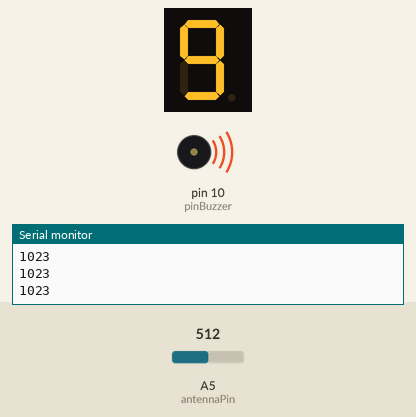
Bench run of a sketch on a simulated Arduino Uno, built with avr-gcc and run on an emulated ATmega328P. On the bench: 1-digit seven-segment display, buzzer (waves = sounding), the last lines printed to the serial monitor. Wiring (inferred from the names in the program): 1-digit 7-segment display, segments lit when HIGH: segments pin 2, pin 3, pin 4, pin 5, pin 6, pin 7, pin 8, pin 9. The inputs (shaded band) are chosen by the test bench; at power-on: A5 (antennaPin) = 512. The segment pins are drawn as the display they are named for.

Above: at 1.2 s.
1.3 s: A5 (antennaPin) set to 10
At 1.8 s:
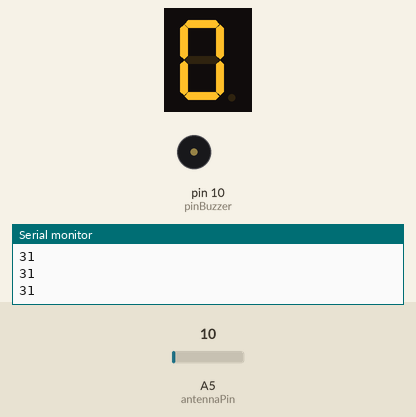
2.8 s: A5 (antennaPin) set to 31
4.3 s: A5 (antennaPin) set to 38
At 4.9 s:
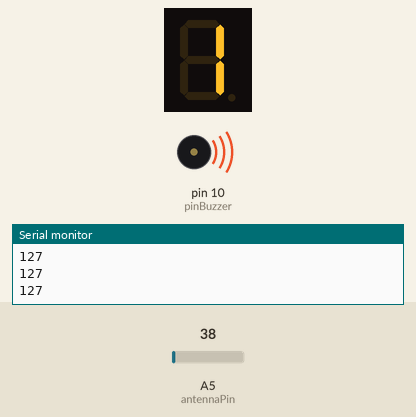
Timing chart, 0 to 7.3 s (numbered marks = the images above; inputs shaded):
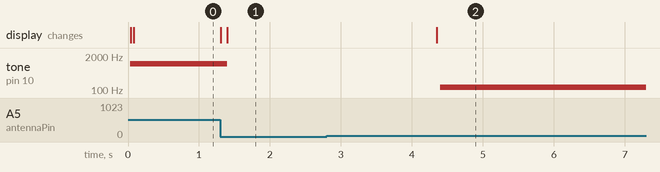

The sketch:

task3.ino
```cpp
#define pinA 2
#define pinB 3
#define pinC 4
#define pinD 5
#define pinE 6
#define pinF 7
#define pinG 8
#define pinDP 9
#define segSize 8
#define pinBuzzer 10

#define maxReadings 20

const int antennaPin = A5; // the pin of the antenna
int readingLimit = 300; // the limit for reading from the analog antenna
int val = 0; // value read from the antenna

int readings[maxReadings]; // readings from which we make an average
int index = 0;
int total = 0; // total sum of readings
int average = 0;
int number = 0;

const int noOfDigits = 10;
int dpState = 0;

int aux = 0;

int segments[segSize] = { pinA, pinB, pinC, pinD, pinE, pinF, pinG, pinDP };

byte digitMatrix[noOfDigits][segSize - 1] = {
// a  b  c  d  e  f  g
  {1, 1, 1, 1, 1, 1, 0}, // 0
  {0, 1, 1, 0, 0, 0, 0}, // 1
  {1, 1, 0, 1, 1, 0, 1}, // 2
  {1, 1, 1, 1, 0, 0, 1}, // 3
  {0, 1, 1, 0, 0, 1, 1}, // 4
  {1, 0, 1, 1, 0, 1, 1}, // 5
  {1, 0, 1, 1, 1, 1, 1}, // 6
  {1, 1, 1, 0, 0, 0, 0}, // 7
  {1, 1, 1, 1, 1, 1, 1}, // 8
  {1, 1, 1, 1, 0, 1, 1}  // 9
};


void displayNumber(byte digit, byte decimalPoint) {
  // lights a number to the 7 segment digit display.
  for (int i = 0; i < segSize - 1; i++) {
    digitalWrite(segments[i], digitMatrix[digit][i]);
  }

  // write the decimalPoint to DP pin
  digitalWrite(segments[segSize - 1], decimalPoint);

}

void setup() {
  for (int i = 0; i < segSize; i++) {
    pinMode(segments[i], OUTPUT);
  }
  pinMode(pinBuzzer, OUTPUT);
  pinMode(antennaPin, INPUT);
  displayNumber(number, dpState);
  Serial.begin(9600);
  for (int i = 0; i < maxReadings; i++)
    readings[i] = 0;
}


void loop() {
  val = analogRead(antennaPin);

  if(val >= 1){
    val = constrain(val, 1, readingLimit);  // we make sure it's in the interval
    val = map(val, 1, readingLimit, 1, 1023); // remaping the value read to 1-1023

    total -= readings[index]; // making the sum for average
    readings[index] = val; // read from the sensor
    total += readings[index];
    index = (index + 1);

    if (index >= maxReadings)
      index = 0;

    average = total / maxReadings;
    number = map(average, 1, 1023, 0, 9); // we map the number accordingly
    }

  displayNumber(number, dpState);

  if (number <= 0) { // tone the buzzer based on the number displayed and the average of the EMF income
    noTone(pinBuzzer);
  } else {
    tone(pinBuzzer, average);
  }
  Serial.println(average);
}
```

Measured:
- the behaviour switches between 34 and 35 on A5 (antennaPin) (found by bisection; images 1 and 2)
- after the input at 1.3 s, tone on pin 10 (pinBuzzer): 1023 Hz → silent after 0.10 s; the display: first changes at once (image 1 shows a later state)
- after the input at 4.3 s, tone on pin 10 (pinBuzzer): silent → 127 Hz after 0.10 s; the display: changes after 0.05 s (image 2)
